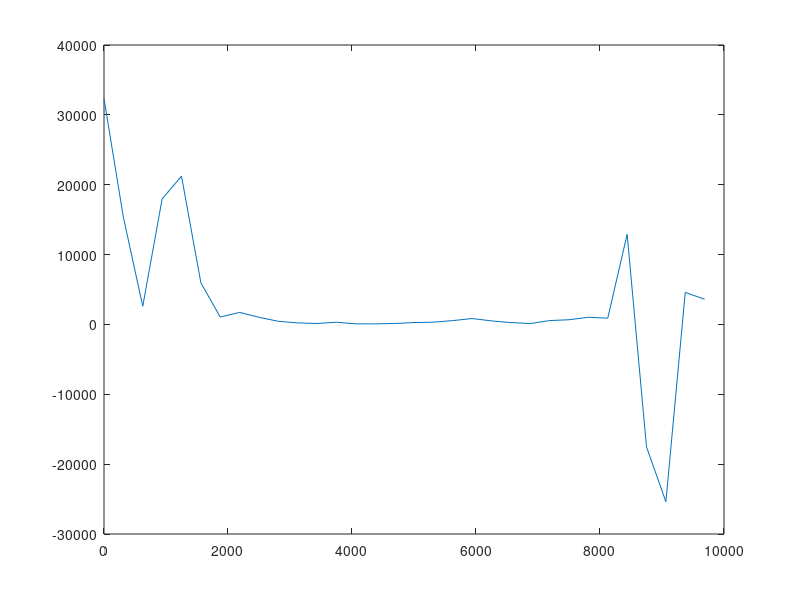

Write the MATLAB code that produced this figure.
samples = [32318 15334 2603 17964 21222 5958 1058 1720 1022 448 217 137 314 83 80 134 269 325 547 847 506 265 127 555 671 1027 894 12906 -17530 -25376 4586 3607   ];

[m,b] = size(samples);
f = 10000;
x = 0 : 1 : b-1;
n = f/b * x;
plot(n,samples);
